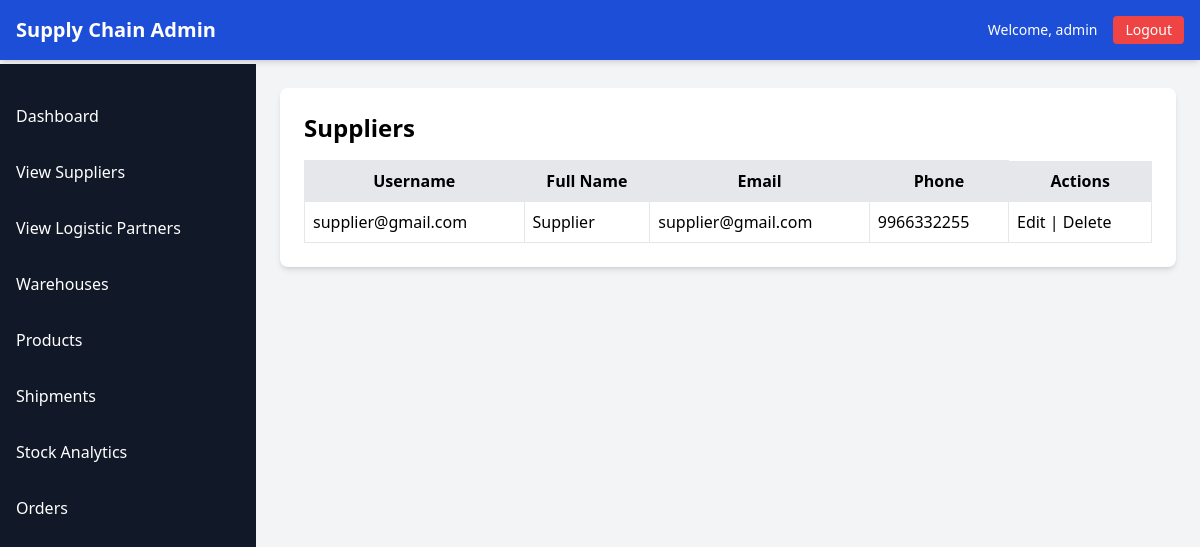
/suppliers/ (signed in), run on the app's committed database.
### abcd/models.py (models this page shows, shortened)
class NewUser(AbstractUser):
    USER_TYPE_CHOICES = [
        ('supplier', 'Supplier'),
        ('logistic_partner', 'Logistic Partner'),
        ('customer', 'Customer'),
    ]
    full_name = models.CharField(max_length=100)
    email = models.EmailField(unique=True)
    contact_no = models.CharField(max_length=15, unique=True)
    user_type = models.CharField(max_length=20, choices=USER_TYPE_CHOICES)

### abcd/views.py (the view)
# urls.py: path('suppliers/', views.view_suppliers, name='view_suppliers'),
@login_required
@user_passes_test(is_admin)
def view_suppliers(request):
    suppliers = NewUser.objects.filter(user_type='supplier')
    return render(request, 'admin1/view_suppliers.html', {'suppliers': suppliers})

### abcd/views.py (called while the page is built)
def is_admin(user):
    return user.is_superuser

### abcd/templates/admin1/view_suppliers.html (shortened to what this page needs)
{% extends 'admin1/base.html' %}
{% block content %}
<div class="bg-white p-6 rounded-lg shadow-md">
    <h2 class="text-2xl font-bold mb-4">Suppliers</h2>
    <table class="w-full border-collapse">
        <thead>
            <tr class="bg-gray-200">
                <th class="p-2 border">Username</th>
                <th class="p-2 border">Full Name</th>
                <th class="p-2 border">Email</th>
                <th class="p-2 border">Phone</th>
                <th>Actions</th>
            </tr>
        </thead>
        <tbody>
            {% for user in suppliers %}
            <tr class="hover:bg-gray-100">
                <td class="p-2 border">{{ user.username }}</td>
                <td class="p-2 border">{{ user.full_name }}</td>
                <td class="p-2 border">{{ user.email }}</td>
                <td class="p-2 border">{{ user.contact_no }}</td>
                <td class="p-2 border">
                    <a href="{% url 'edit_supplier' user.id %}">Edit</a> |
                    <a href="{% url 'delete_supplier' user.id %}" onclick="return confirm('Are you sure?');">Delete</a>
                </td>
            </tr>
            {% empty %}
            <tr>
                <td colspan="5" class="p-2 border text-center">No suppliers found.</td>
            </tr>
            {% endfor %}
        </tbody>
    </table>
</div>
{% endblock %}

### abcd/templates/admin1/base.html (shortened to what this page needs)
<!DOCTYPE html>
<html lang="en">
<head>
    <script src="https://cdn.tailwindcss.com"></script>
</head>
<body class="bg-gray-100 font-sans min-h-screen">
    <nav class="bg-blue-700 text-white p-4 flex justify-between items-center fixed w-full top-0 z-20 shadow-md">
        <div class="flex items-center">
            <h1 class="text-xl font-bold">Supply Chain Admin</h1>
        </div>
        <div class="flex items-center space-x-4">
            <span class="text-sm hidden md:block">Welcome, {{ user.full_name|default:user.username }}</span>
            <a href="{% url 'logout_view' %}" class="bg-red-500 hover:bg-red-600 px-3 py-1 rounded text-sm">Logout</a>
        </div>
    </nav>
    <div id="sidebar" class="bg-gray-900 text-white w-64 h-screen fixed top-0 mt-16 transition-all duration-300 md:block hidden">
        <ul class="mt-6">
            <li class="p-4 hover:bg-gray-700"><a href="{% url 'admin_dashboard' %}" class="block">Dashboard</a></li>
            <li class="p-4 hover:bg-gray-700"><a href="{% url 'view_suppliers' %}" class="block">View Suppliers</a></li>
<li class="p-4 hover:bg-gray-700"><a href="{% url 'view_logistic_partners' %}" class="block">View Logistic Partners</a></li>
            <li class="p-4 hover:bg-gray-700"><a href="{% url 'warehouse_list' %}" class="block">Warehouses</a></li>
            <li class="p-4 hover:bg-gray-700"><a href="{% url 'product_list' %}" class="block">Products</a></li>
            <li class="p-4 hover:bg-gray-700"><a href="{% url 'shipment_list' %}" class="block">Shipments</a></li>
            <li class="p-4 hover:bg-gray-700"><a href="{% url 'stock_chart' %}" class="block">Stock Analytics</a></li>
            <li class="p-4 hover:bg-gray-700"><a  href="{% url 'admin_order_list' %}">Orders</a></li>
        </ul>
    </div>
    <div id="main-content" class="ml-0 md:ml-64 mt-16 p-6 transition-all duration-300 max-w-7xl mx-auto">
        {% block content %}
        {% endblock %}
    </div>
</body>
</html>

### data on the page
NewUser: full_name "admin"
NewUser: username "supplier@gmail.com", full_name "Supplier", email "supplier@gmail.com", contact_no "9966332255"
